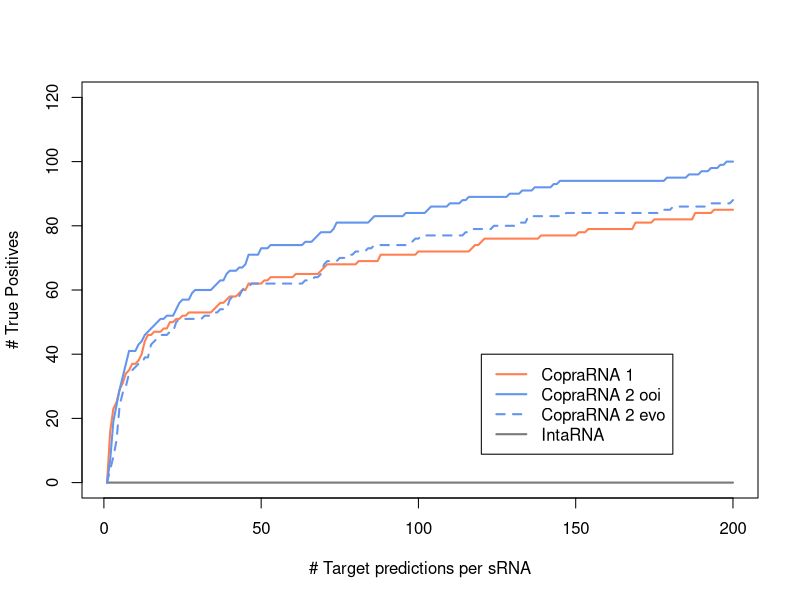

Reproduce this figure in R.
d <- read.table("benchmark.csv", sep=";", header=T)

# CopraRNA 1
c1_ranks <- d$c1_rank
c1_ranks_cumulated <- c()

# CopraRNA 2 ooi
c2_ooi_rank <- d$c2_ooi
c2_ooi_rank_cumulated <- c()

# CopraRNA 2 evo
c2_evo_rank <- d$c2_evo
c2_evo_rank_cumulated <- c()

# IntaRNA
intarna_ranks <- d$intarna
intarna_ranks_cumulated <- c()

for (i in 1:200) {
    # CopraRNA 1
    c1_ranks_cumulated <- c(c1_ranks_cumulated, length(which(c1_ranks<=i)))
    # CopraRNA 2 ooi
    c2_ooi_rank_cumulated <- c(c2_ooi_rank_cumulated, length(which(c2_ooi_rank<=i)))    
    # CopraRNA 2 evo 
    c2_evo_rank_cumulated <- c(c2_evo_rank_cumulated, length(which(c2_evo_rank<=i)))    
    # IntaRNA
    intarna_ranks_cumulated <- c(intarna_ranks_cumulated, length(which(intarna_ranks<=i)))
}

pdf("CopraRNA2_benchmark.pdf")
    # CopraRNA 1
    plot(c1_ranks_cumulated, type="l", main="", ylab="# True Positives", xlab="# Target predictions per sRNA", ylim=c(0,120), lwd=2, col="coral")
    # IntaRNA
    lines(intarna_ranks_cumulated, col="gray48", lwd=2)
    # CopraRNA 2 ooi
    lines(c2_ooi_rank_cumulated, col="cornflowerblue", lwd=2)
    # CopraRNA 2 evo
    lines(c2_evo_rank_cumulated, col="cornflowerblue", lwd=2, lty=2)

    legend(120, 40, c("CopraRNA 1", "CopraRNA 2 ooi", "CopraRNA 2 evo", "IntaRNA"), col=c("coral","cornflowerblue","cornflowerblue","gray48"), lty=c(1,1,2,1), lwd=2)
dev.off()
